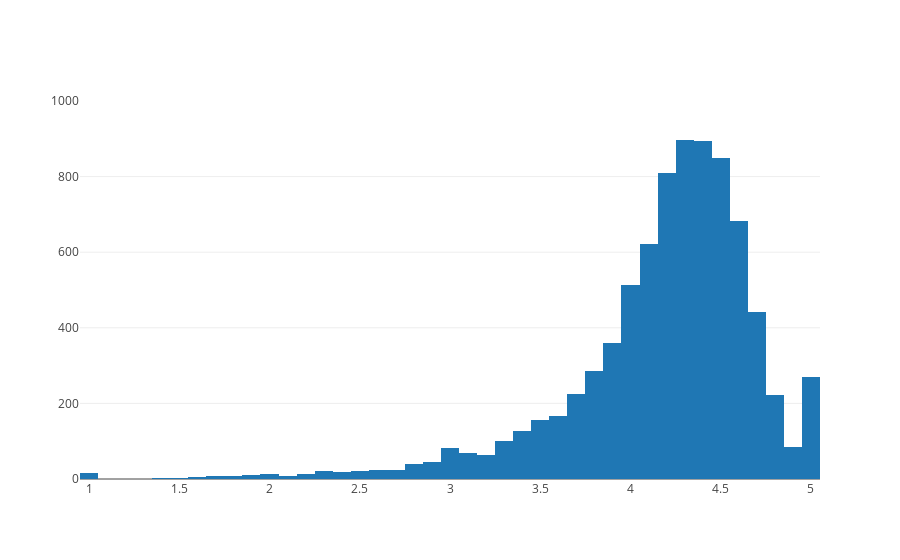

The code cell stored with this chart in its notebook:
### Markdown cell above
## 5. Distribution of app ratings
<p>After having witnessed the market share for each category of apps, let's see how all these apps perform on an average. App ratings (on a scale of 1 to 5) impact the discoverability, conversion of apps as well as the company's overall brand image. Ratings are a key performance indicator of an app.</p>
<p>From our research, we found that the average volume of ratings across all app categories is <code>4.17</code>. The histogram plot is skewed to the left indicating that the majority of the apps are highly rated with only a few exceptions in the low-rated apps.</p>

### Code cell
# Average rating of apps
avg_app_rating = apps.groupby('Category')['Rating'].mean()
print('Average app rating = ', avg_app_rating)

# Distribution of apps according to their ratings
data = [go.Histogram(
        x = apps['Rating']
)] 

# Vertical dashed line to indicate the average app rating
layout = {'shapes': [{
              'type' :'line',
              'x0': avg_app_rating,
              'y0': 0,
              'x1': avg_app_rating,
              'y1': 1000,
              'line': { 'dash': 'dashdot'}
          }]
          }

plotly.offline.iplot({'data': data, 'layout': layout})

### Figure 1 — Plotly figure (JSON) as saved in the notebook; plotly's stock layout.template omitted (floating-point values rounded to 4 significant figures; data arrays with more than 128 entries replaced by an {"elided": "..."} marker saying what was removed)
{"data": [{"x": {"elided": "9659 float values"}, "type": "histogram", "uid": "25ea0c74-8d09-4625-bc44-5c9ff271ae62"}], "layout": {"shapes": [{"line": {"dash": "dashdot"}, "type": "line", "x0": [4.357, 4.19, 4.279, 4.345, 4.098, 4.181, 4.121, 3.97, 4.364, 4.135, 4.436, 4.18, 4.116, 4.172, 4.247, 4.243, 4.15, 4.178, 4.093, 4.036, 4.167, 4.122, 4.3, 4.332, 4.157, 4.183, 4.23, 4.247, 4.216, 4.04, 4.07, 4.045, 4.243], "x1": [4.357, 4.19, 4.279, 4.345, 4.098, 4.181, 4.121, 3.97, 4.364, 4.135, 4.436, 4.18, 4.116, 4.172, 4.247, 4.243, 4.15, 4.178, 4.093, 4.036, 4.167, 4.122, 4.3, 4.332, 4.157, 4.183, 4.23, 4.247, 4.216, 4.04, 4.07, 4.045, 4.243], "y0": 0, "y1": 1000}]}}
